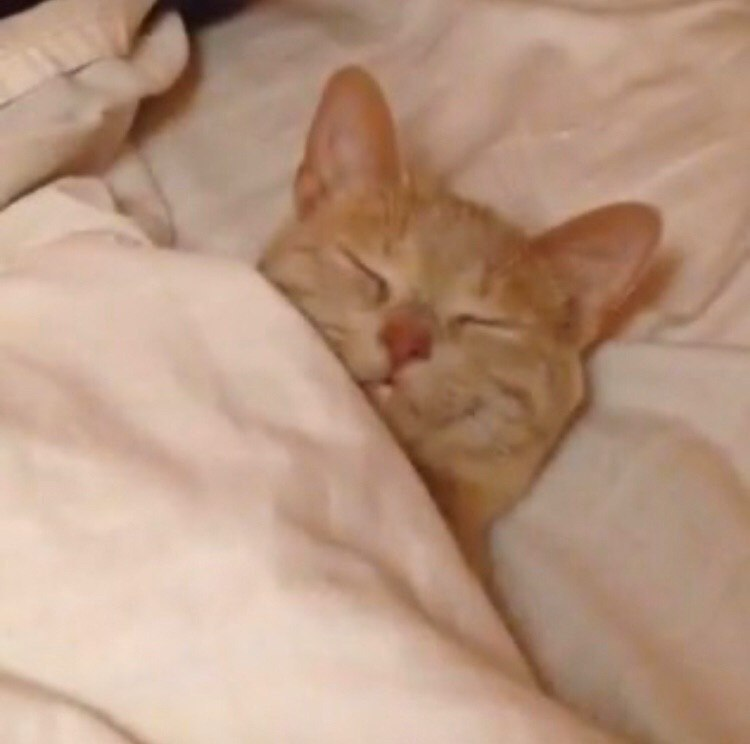
//> input picture photo_2022-08-03_19-27-25.jpg, 750 x 744 px
$ ./class_cv   (built with g++ and OpenCV 4)
//> lines starting //> are read from the running program, lines starting //| are printed output that depends on the picture; after the words box and inside, x2 and y2 are one past the last pixel; in counts of white or black regions, pixels touching at a corner belong together
#include <iostream>
#include <opencv2/core.hpp>
#include <opencv2/opencv.hpp>
#include <opencv2/imgproc.hpp>
#include <opencv2/highgui.hpp>
#include <opencv2/imgproc.hpp>
#include <string>

using namespace std;
using namespace cv;

int main()
{
    string way = "photo_2022-08-03_19-27-25.jpg";

    Mat img_show = imread(way, 1);
//> img_show is the input picture: 744 rows x 750 cols, CV_8UC3; mean B, G, R 129.3, 150.7, 183.6

    if (img_show.empty()) {
        cout << "nothing!" << endl;
        return 0;
    }
    else {
        cout << "norm" << endl;
    }

    putText(img_show, to_string(img_show.rows), Point(30, 30), FONT_HERSHEY_DUPLEX, 1.0, CV_RGB(0, 0, 0), 2);
    putText(img_show, to_string(img_show.cols), Point(100, 100), FONT_HERSHEY_DUPLEX, 1.0, CV_RGB(255, 255, 0), 2);

    circle(img_show, Point(300, 100), 50, Scalar(0, 255, 0), -1);
    rectangle(img_show, Point(600, 550), Point(550, 600), Scalar(0, 255, 0), 10);
    rectangle(img_show, Point(200, 230), Point(250, 300), Scalar(255, 0, 0), FILLED);
    line(img_show, Point(300, 270), Point(270, 300), Scalar(0, 0, 255), 5);
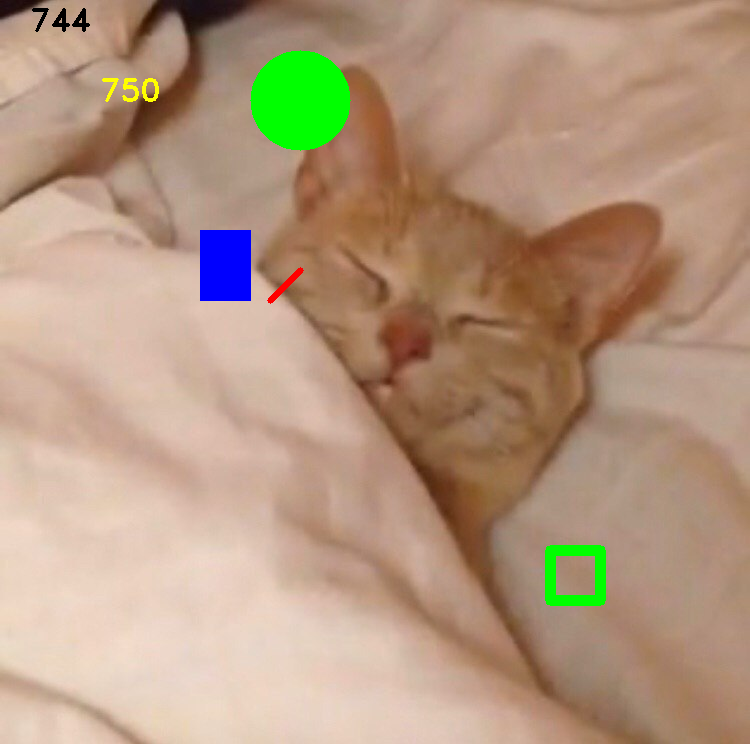
//> img_show: 744 rows x 750 cols, CV_8UC3; mean B, G, R 127.5, 151.6, 179.3

    int rows = img_show.rows;
//> rows = 744
    int cols = img_show.cols;
//> cols = 750

    Mat img_1 = img_show(Rect(0, 0, cols / 2, rows / 2));
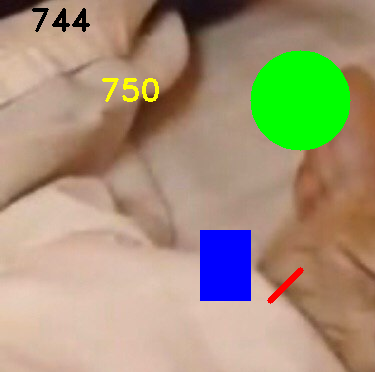
//> img_1: 372 rows x 375 cols, CV_8UC3; mean B, G, R 120.4, 148, 163.4
    Mat img_2 = img_show(Rect(cols / 2, 0, cols / 2, rows / 2));
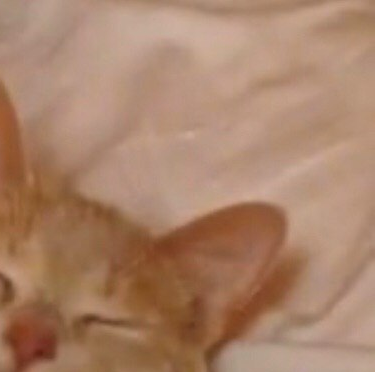
//> img_2: 372 rows x 375 cols, CV_8UC3; mean B, G, R 105.2, 130, 169
    Mat img_3 = img_show(Rect(0, rows / 2, cols / 2, rows / 2));
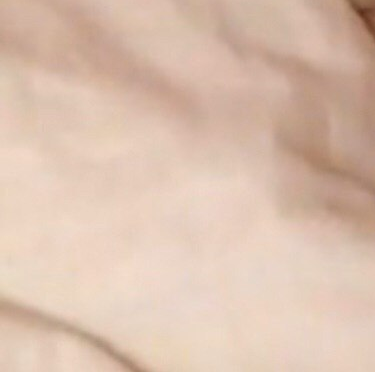
//> img_3: 372 rows x 375 cols, CV_8UC3; mean B, G, R 174.7, 192.2, 219.4
    Mat img_4 = img_show(Rect(cols / 2, rows / 2, cols / 2, rows / 2));
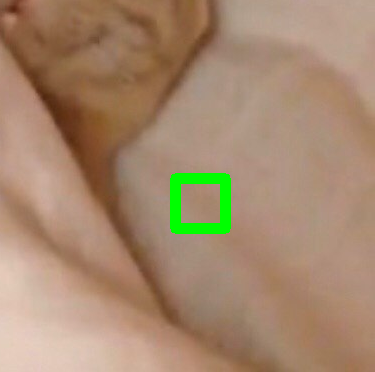
//> img_4: 372 rows x 375 cols, CV_8UC3; mean B, G, R 109.9, 136.2, 165.2

    imshow("1", img_1);
    imshow("2", img_2);
    imshow("3", img_3);
    imshow("4", img_4);

    Mat mask = Mat::zeros(img_show.size(), img_show.type());
    circle(mask, Point(mask.cols / 2, mask.rows / 2), 150, Scalar(255, 255, 255), -1, 8, 0);
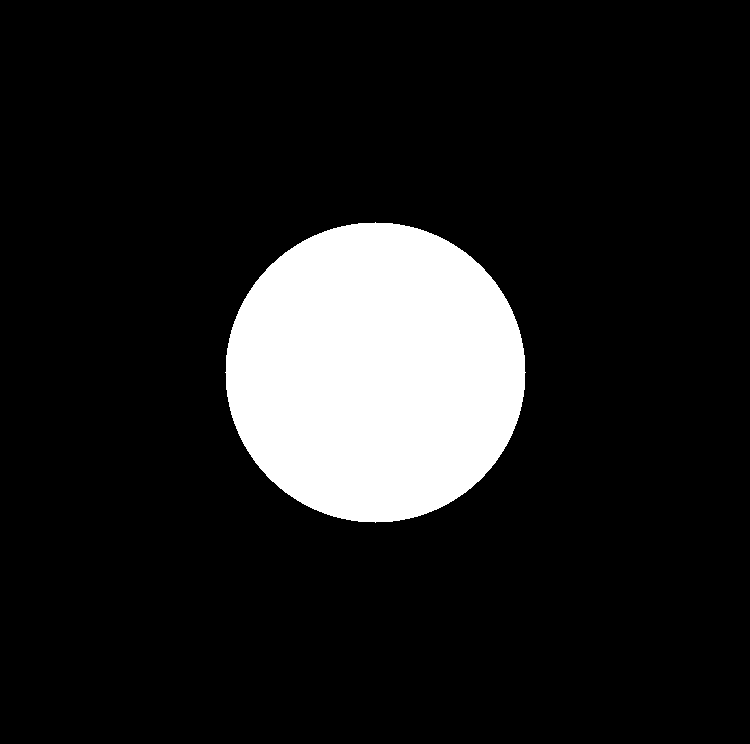
//> mask: 744 rows x 750 cols, CV_8UC3; 12.7% white; 1 white region, box (x1, y1, x2, y2) and area: (225, 222, 526, 523) 70681
    Mat r = Mat::zeros(img_show.size(), img_show.type());
    bitwise_and(img_show, mask, r);
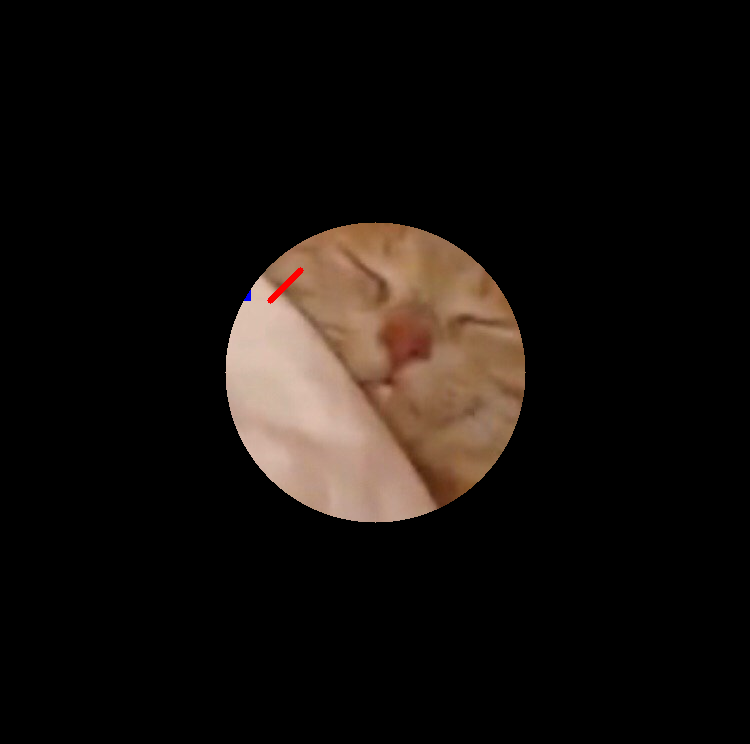
//> r: 744 rows x 750 cols, CV_8UC3; mean B, G, R 13, 16.2, 21.2

    imshow("mask", r);

    waitKey(0);

    return 0;
}
